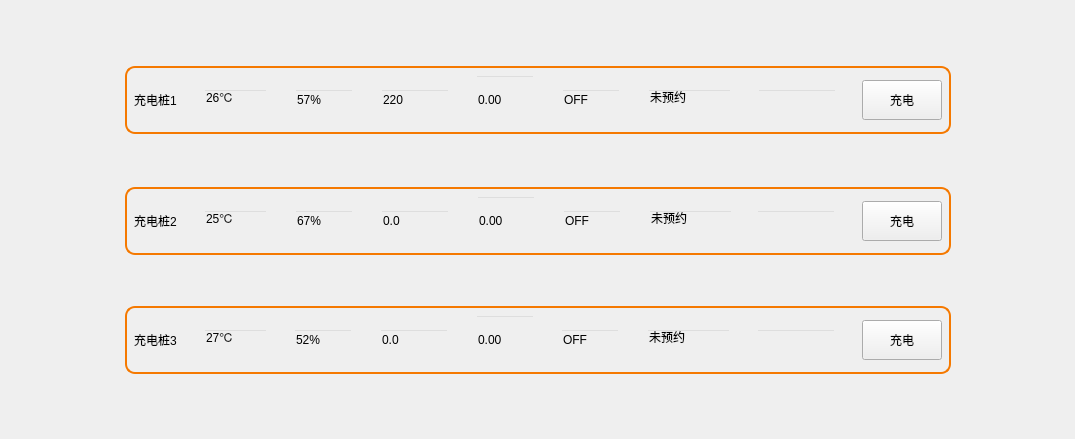
     <widget class="QWidget" name="widget">
      <property name="styleSheet">
       <string notr="true">QLineEdit{
  background:transparent;
	font: 20pt &quot;Sawasdee&quot;;

}
QLabel{
font: 20pt &quot;Sawasdee&quot;;
}
#widget{
	border-image: url(:/icons/R.jpg);
}</string>
      </property>
      <layout class="QHBoxLayout" name="horizontalLayout_14">
       <item>
        <spacer name="horizontalSpacer_44">
         <property name="orientation">
          <enum>Qt::Horizontal</enum>
         </property>
         <property name="sizeHint" stdset="0">
          <size>
           <width>105</width>
           <height>20</height>
          </size>
         </property>
        </spacer>
       </item>
       <item>
        <widget class="QWidget" name="widget_8" native="true">
         <layout class="QVBoxLayout" name="verticalLayout_3">
          <item>
           <spacer name="verticalSpacer">
            <property name="orientation">
             <enum>Qt::Vertical</enum>
            </property>
            <property name="sizeHint" stdset="0">
             <size>
              <width>20</width>
              <height>46</height>
             </size>
            </property>
           </spacer>
          </item>
          <item>
           <widget class="QWidget" name="widget_2" native="true">
            <property name="styleSheet">
             <string notr="true">#widget_2{
  border:2px solid rgb(245, 121, 0);
  border-radius:10px;

}</string>
            </property>
            <layout class="QHBoxLayout" name="horizontalLayout_2">
             <item>
              <widget class="QLabel" name="device1">
               <property name="text">
                <string>充电桩1</string>
               </property>
              </widget>
             </item>
             <item>
              <spacer name="horizontalSpacer_13">
               <property name="orientation">
                <enum>Qt::Horizontal</enum>
               </property>
               <property name="sizeType">
                <enum>QSizePolicy::Expanding</enum>
               </property>
               <property name="sizeHint" stdset="0">
                <size>
                 <width>20</width>
                 <height>20</height>
                </size>
               </property>
              </spacer>
             </item>
             <item>
              <widget class="QLineEdit" name="temp1">
               <property name="maximumSize">
                <size>
                 <width>65</width>
                 <height>16777215</height>
                </size>
               </property>
               <property name="text">
                <string>26℃</string>
               </property>
              </widget>
             </item>
             <item>
              <spacer name="horizontalSpacer_14">
               <property name="orientation">
                <enum>Qt::Horizontal</enum>
               </property>
               <property name="sizeType">
                <enum>QSizePolicy::Expanding</enum>
               </property>
               <property name="sizeHint" stdset="0">
                <size>
                 <width>20</width>
                 <height>47</height>
                </size>
               </property>
              </spacer>
             </item>
             <item>
              <widget class="QLineEdit" name="hum1">
               <property name="maximumSize">
                <size>
                 <width>60</width>
                 <height>16777215</height>
                </size>
               </property>
               <property name="text">
                <string>57%</string>
               </property>
              </widget>
             </item>
             <item>
              <spacer name="horizontalSpacer_15">
               <property name="orientation">
                <enum>Qt::Horizontal</enum>
               </property>
               <property name="sizeType">
                <enum>QSizePolicy::Expanding</enum>
               </property>
               <property name="sizeHint" stdset="0">
                <size>
                 <width>20</width>
                 <height>47</height>
                </size>
               </property>
              </spacer>
             </item>
             <item>
              <widget class="QLineEdit" name="vol1">
               <property name="maximumSize">
                <size>
                 <width>70</width>
                 <height>16777215</height>
                </size>
               </property>
               <property name="text">
                <string>220</string>
               </property>
              </widget>
             </item>
             <item>
              <spacer name="horizontalSpacer_18">
               <property name="orientation">
                <enum>Qt::Horizontal</enum>
               </property>
               <property name="sizeType">
                <enum>QSizePolicy::Expanding</enum>
               </property>
               <property name="sizeHint" stdset="0">
                <size>
                 <width>15</width>
                 <height>47</height>
                </size>
               </property>
              </spacer>
             </item>
             <item>
              <widget class="QLineEdit" name="current1">
               <property name="minimumSize">
                <size>
                 <width>0</width>
                 <height>50</height>
                </size>
               </property>
               <property name="maximumSize">
                <size>
                 <width>60</width>
                 <height>16777215</height>
                </size>
               </property>
               <property name="text">
                <string>0.00</string>
               </property>
              </widget>
             </item>
             <item>
              <spacer name="horizontalSpacer_17">
               <property name="orientation">
                <enum>Qt::Horizontal</enum>
               </property>
               <property name="sizeType">
                <enum>QSizePolicy::Expanding</enum>
               </property>
               <property name="sizeHint" stdset="0">
                <size>
                 <width>20</width>
                 <height>20</height>
                </size>
               </property>
              </spacer>
             </item>
             <item>
              <widget class="QLineEdit" name="swich1">
               <property name="maximumSize">
                <size>
                 <width>60</width>
                 <height>16777215</height>
                </size>
               </property>
               <property name="text">
                <string>OFF</string>
               </property>
              </widget>
             </item>
             <item>
              <spacer name="horizontalSpacer_46">
               <property name="orientation">
                <enum>Qt::Horizontal</enum>
               </property>
               <property name="sizeHint" stdset="0">
                <size>
                 <width>20</width>
                 <height>17</height>
                </size>
               </property>
              </spacer>
             </item>
             <item>
              <widget class="QLineEdit" name="appoint1">
               <property name="maximumSize">
                <size>
                 <width>85</width>
                 <height>16777215</height>
                </size>
               </property>
               <property name="text">
                <string>未预约</string>
               </property>
              </widget>
             </item>
             <item>
              <spacer name="horizontalSpacer_50">
               <property name="orientation">
                <enum>Qt::Horizontal</enum>
               </property>
               <property name="sizeHint" stdset="0">
                <size>
                 <width>16</width>
                 <height>47</height>
                </size>
               </property>
              </spacer>
             </item>
             <item>
              <widget class="QLineEdit" name="chargetime">
               <property name="maximumSize">
                <size>
                 <width>80</width>
                 <height>16777215</height>
                </size>
               </property>
               <property name="text">
                <string/>
               </property>
              </widget>
             </item>
             <item>
              <spacer name="horizontalSpacer_49">
               <property name="orientation">
                <enum>Qt::Horizontal</enum>
               </property>
               <property name="sizeHint" stdset="0">
                <size>
                 <width>16</width>
                 <height>47</height>
                </size>
               </property>
              </spacer>
             </item>
             <item>
              <widget class="QPushButton" name="swich1Button">
               <property name="minimumSize">
                <size>
                 <width>0</width>
                 <height>40</height>
                </size>
               </property>
               <property name="text">
                <string>充电</string>
               </property>
              </widget>
             </item>
            </layout>
           </widget>
          </item>
          <item>
           <spacer name="verticalSpacer_3">
            <property name="orientation">
             <enum>Qt::Vertical</enum>
            </property>
            <property name="sizeHint" stdset="0">
             <size>
              <width>20</width>
              <height>47</height>
             </size>
            </property>
           </spacer>
          </item>
          <item>
           <widget class="QWidget" name="widget_5" native="true">
            <property name="styleSheet">
             <string notr="true">#widget_5{
  border:2px solid rgb(245, 121, 0);
border-radius:10px;
}</string>
            </property>
            <layout class="QHBoxLayout" name="horizontalLayout_6">
             <item>
              <widget class="QLabel" name="device2">
               <property name="text">
                <string>充电桩2</string>
               </property>
              </widget>
             </item>
             <item>
              <spacer name="horizontalSpacer_33">
               <property name="orientation">
                <enum>Qt::Horizontal</enum>
               </property>
               <property name="sizeHint" stdset="0">
                <size>
                 <width>20</width>
                 <height>20</height>
                </size>
               </property>
              </spacer>
             </item>
             <item>
              <widget class="QLineEdit" name="temp2">
               <property name="maximumSize">
                <size>
                 <width>65</width>
                 <height>16777215</height>
                </size>
               </property>
               <property name="text">
                <string>25℃</string>
               </property>
              </widget>
             </item>
             <item>
              <spacer name="horizontalSpacer_34">
               <property name="orientation">
                <enum>Qt::Horizontal</enum>
               </property>
               <property name="sizeHint" stdset="0">
                <size>
                 <width>20</width>
                 <height>20</height>
                </size>
               </property>
              </spacer>
             </item>
             <item>
              <widget class="QLineEdit" name="hum2">
               <property name="maximumSize">
                <size>
                 <width>60</width>
                 <height>16777215</height>
                </size>
               </property>
               <property name="text">
                <string>67%</string>
               </property>
              </widget>
             </item>
             <item>
              <spacer name="horizontalSpacer_35">
               <property name="orientation">
                <enum>Qt::Horizontal</enum>
               </property>
               <property name="sizeHint" stdset="0">
                <size>
                 <width>20</width>
                 <height>20</height>
                </size>
               </property>
              </spacer>
             </item>
             <item>
              <widget class="QLineEdit" name="vol2">
               <property name="maximumSize">
                <size>
                 <width>70</width>
                 <height>16777215</height>
                </size>
               </property>
               <property name="text">
                <string>0.0</string>
               </property>
              </widget>
             </item>
             <item>
              <spacer name="horizontalSpacer_36">
               <property name="orientation">
                <enum>Qt::Horizontal</enum>
               </property>
               <property name="sizeHint" stdset="0">
                <size>
                 <width>20</width>
                 <height>20</height>
                </size>
               </property>
              </spacer>
             </item>
             <item>
              <widget class="QLineEdit" name="current2">
               <property name="minimumSize">
                <size>
                 <width>0</width>
                 <height>50</height>
                </size>
               </property>
               <property name="maximumSize">
                <size>
                 <width>60</width>
                 <height>16777215</height>
                </size>
               </property>
               <property name="text">
                <string>0.00</string>
               </property>
              </widget>
             </item>
             <item>
              <spacer name="horizontalSpacer_37">
               <property name="orientation">
                <enum>Qt::Horizontal</enum>
               </property>
               <property name="sizeHint" stdset="0">
                <size>
                 <width>20</width>
                 <height>20</height>
                </size>
               </property>
              </spacer>
             </item>
             <item>
              <widget class="QLineEdit" name="swich2">
               <property name="maximumSize">
                <size>
                 <width>60</width>
                 <height>16777215</height>
                </size>
               </property>
               <property name="text">
                <string>OFF</string>
               </property>
              </widget>
             </item>
             <item>
              <spacer name="horizontalSpacer_47">
               <property name="orientation">
                <enum>Qt::Horizontal</enum>
               </property>
               <property name="sizeHint" stdset="0">
                <size>
                 <width>20</width>
                 <height>17</height>
                </size>
               </property>
              </spacer>
             </item>
             <item>
              <widget class="QLineEdit" name="appoint2">
               <property name="maximumSize">
                <size>
                 <width>85</width>
                 <height>16777215</height>
                </size>
               </property>
               <property name="text">
                <string>未预约</string>
               </property>
              </widget>
             </item>
             <item>
              <spacer name="horizontalSpacer_51">
               <property name="orientation">
                <enum>Qt::Horizontal</enum>
               </property>
               <property name="sizeHint" stdset="0">
                <size>
                 <width>17</width>
                 <height>47</height>
                </size>
               </property>
              </spacer>
             </item>
             <item>
              <widget class="QLineEdit" name="chargetime2">
               <property name="maximumSize">
                <size>
                 <width>80</width>
                 <height>16777215</height>
                </size>
               </property>
               <property name="text">
                <string/>
               </property>
              </widget>
             </item>
             <item>
              <spacer name="horizontalSpacer_40">
               <property name="orientation">
                <enum>Qt::Horizontal</enum>
               </property>
               <property name="sizeHint" stdset="0">
                <size>
                 <width>20</width>
                 <height>20</height>
                </size>
               </property>
              </spacer>
             </item>
             <item>
              <widget class="QPushButton" name="swich2Button">
               <property name="minimumSize">
                <size>
                 <width>0</width>
                 <height>40</height>
                </size>
               </property>
               <property name="text">
                <string>充电</string>
               </property>
              </widget>
             </item>
            </layout>
           </widget>
          </item>
          <item>
           <spacer name="verticalSpacer_2">
            <property name="orientation">
             <enum>Qt::Vertical</enum>
            </property>
            <property name="sizeHint" stdset="0">
             <size>
              <width>20</width>
              <height>45</height>
             </size>
            </property>
           </spacer>
          </item>
          <item>
           <widget class="QWidget" name="widget_4" native="true">
            <property name="styleSheet">
             <string notr="true">#widget_4{
  border:2px solid rgb(245, 121, 0);
border-radius:10px;
}</string>
            </property>
            <layout class="QHBoxLayout" name="horizontalLayout_7">
             <item>
              <widget class="QLabel" name="device3">
               <property name="text">
                <string>充电桩3</string>
               </property>
              </widget>
             </item>
             <item>
              <spacer name="horizontalSpacer_52">
               <property name="orientation">
                <enum>Qt::Horizontal</enum>
               </property>
               <property name="sizeHint" stdset="0">
                <size>
                 <width>17</width>
                 <height>17</height>
                </size>
               </property>
              </spacer>
             </item>
             <item>
              <widget class="QLineEdit" name="temp3">
               <property name="maximumSize">
                <size>
                 <width>65</width>
                 <height>16777215</height>
                </size>
               </property>
               <property name="text">
                <string>27℃</string>
               </property>
              </widget>
             </item>
             <item>
              <spacer name="horizontalSpacer_53">
               <property name="orientation">
                <enum>Qt::Horizontal</enum>
               </property>
               <property name="sizeHint" stdset="0">
                <size>
                 <width>17</width>
                 <height>17</height>
                </size>
               </property>
              </spacer>
             </item>
             <item>
              <widget class="QLineEdit" name="hum3">
               <property name="maximumSize">
                <size>
                 <width>60</width>
                 <height>16777215</height>
                </size>
               </property>
               <property name="text">
                <string>52%</string>
               </property>
              </widget>
             </item>
             <item>
              <spacer name="horizontalSpacer_54">
               <property name="orientation">
                <enum>Qt::Horizontal</enum>
               </property>
               <property name="sizeHint" stdset="0">
                <size>
                 <width>16</width>
                 <height>17</height>
                </size>
               </property>
              </spacer>
             </item>
             <item>
              <widget class="QLineEdit" name="vol3">
               <property name="maximumSize">
                <size>
                 <width>70</width>
                 <height>16777215</height>
                </size>
               </property>
               <property name="text">
                <string>0.0</string>
               </property>
              </widget>
             </item>
             <item>
              <spacer name="horizontalSpacer_55">
               <property name="orientation">
                <enum>Qt::Horizontal</enum>
               </property>
               <property name="sizeHint" stdset="0">
                <size>
                 <width>17</width>
                 <height>17</height>
                </size>
               </property>
              </spacer>
             </item>
             <item>
              <widget class="QLineEdit" name="current3">
               <property name="minimumSize">
                <size>
                 <width>0</width>
                 <height>50</height>
                </size>
               </property>
               <property name="maximumSize">
                <size>
                 <width>60</width>
                 <height>16777215</height>
                </size>
               </property>
               <property name="text">
                <string>0.00</string>
               </property>
              </widget>
             </item>
             <item>
              <spacer name="horizontalSpacer_56">
               <property name="orientation">
                <enum>Qt::Horizontal</enum>
               </property>
               <property name="sizeHint" stdset="0">
                <size>
                 <width>17</width>
                 <height>17</height>
                </size>
               </property>
              </spacer>
             </item>
             <item>
              <widget class="QLineEdit" name="swich3">
               <property name="maximumSize">
                <size>
                 <width>60</width>
                 <height>16777215</height>
                </size>
               </property>
               <property name="text">
                <string>OFF</string>
               </property>
              </widget>
             </item>
             <item>
              <spacer name="horizontalSpacer_57">
               <property name="orientation">
                <enum>Qt::Horizontal</enum>
               </property>
               <property name="sizeHint" stdset="0">
                <size>
                 <width>17</width>
                 <height>14</height>
                </size>
               </property>
              </spacer>
             </item>
             <item>
              <widget class="QLineEdit" name="appoint3">
               <property name="maximumSize">
                <size>
                 <width>85</width>
                 <height>16777215</height>
                </size>
               </property>
               <property name="text">
                <string>未预约</string>
               </property>
              </widget>
             </item>
             <item>
              <spacer name="horizontalSpacer_58">
               <property name="orientation">
                <enum>Qt::Horizontal</enum>
               </property>
               <property name="sizeHint" stdset="0">
                <size>
                 <width>16</width>
                 <height>47</height>
                </size>
               </property>
              </spacer>
             </item>
             <item>
              <widget class="QLineEdit" name="chargetime3">
               <property name="maximumSize">
                <size>
                 <width>80</width>
                 <height>16777215</height>
                </size>
               </property>
               <property name="text">
                <string/>
               </property>
              </widget>
             </item>
             <item>
              <spacer name="horizontalSpacer_48">
               <property name="orientation">
                <enum>Qt::Horizontal</enum>
               </property>
               <property name="sizeHint" stdset="0">
                <size>
                 <width>17</width>
                 <height>17</height>
                </size>
               </property>
              </spacer>
             </item>
             <item>
              <widget class="QPushButton" name="swich3Button">
               <property name="minimumSize">
                <size>
                 <width>0</width>
                 <height>40</height>
                </size>
               </property>
               <property name="text">
                <string>充电</string>
               </property>
              </widget>
             </item>
            </layout>
           </widget>
          </item>
          <item>
           <spacer name="verticalSpacer_4">
            <property name="orientation">
             <enum>Qt::Vertical</enum>
            </property>
            <property name="sizeHint" stdset="0">
             <size>
              <width>20</width>
              <height>45</height>
             </size>
            </property>
           </spacer>
          </item>
         </layout>
        </widget>
       </item>
       <item>
        <spacer name="horizontalSpacer_45">
         <property name="orientation">
          <enum>Qt::Horizontal</enum>
         </property>
         <property name="sizeHint" stdset="0">
          <size>
           <width>104</width>
           <height>20</height>
          </size>
         </property>
        </spacer>
       </item>
      </layout>
     </widget>
